Frame 1 (no input): blank canvas, image omitted
Frame 60 (the mouse pressed at the canvas centre just before this capture): blank canvas, image omitted
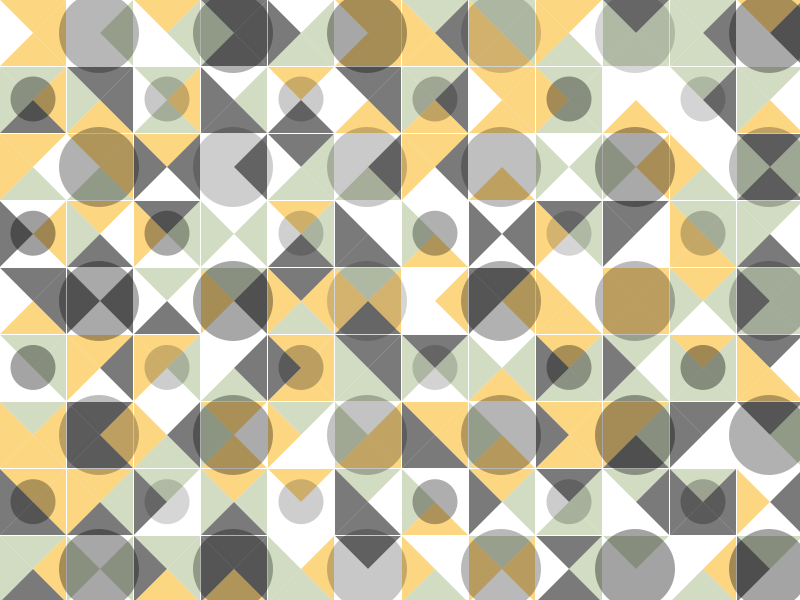
Frame 120 (the mouse held since frame 60 and released just before this capture)

The Processing sketch whose frames 1 and 60 were blank and that drew this single picture after the mouse press (run headless with seeded random() and noise(); from frame 60 on, the mouse is pressed at the canvas centre):

// Processing sketch: s05t00isi
// ── s05t00isi.pde
//Expresión digital - Diseño Digital - UDD- 2016.
//Isidora Ordoñez.
//s05t00isi.

/*En este código se ejecuta el certamen 1 del curso hecho con distintas funciones void
las cuales se les agregó una función map para cambiar tamaño o opacidad de las figuras
las cuales son triángulos y tres tipos de círculos que se pueden apreciar individualmente 
presionando las teclas 'a', 's', 'd' y 'f' gracias a un boolean.
 */
 
 
float q;                           //variable 'q'. 
float w;                           //variable 'w'. 
int c;                             //variable 'c'.

int blanco;                        //variable "blanco".

boolean bo;                        //creo boolean 'bo' para triángulo.
boolean bo1;                       //creo boolean 'bo1' para círculo.
boolean bo2;                       //creo boolean 'bo2' para ellipse1.
boolean bo3;                       //creo boolean 'bo3' para ellipse2.

int diametro = 0;                  //creo variable "diámetro".
float tam;                         //creo variable "tam".

color[] colarray = new color[4];   //creo array


void setup() {
  
  size (800, 600);                        //tamaño canvas.   
  bo = true;                              //bo es verdadero.
  bo1 = true;                             //bo1 es verdadero.
  bo2 = true;                             //bo2 es verdadero.
  bo3 = true;                             //bo3 es verdadero.

  q = height/18;                          //defino 'q'.
  w = height/9;                           //defino 'w'.

  frameRate (5);

  colorMode (HSB, 360, 100, 100);         //modo de color a HSB.
  blanco = color (52, 0, 100, 50);        //asigno color blanco a "blanco".

  colarray[0] = color (86, 26.5, 74.1);   //verde.
  colarray[1] = color (41, 93.7, 98.8);   //amarillo.
  colarray[2] = color (0, 0, 100);        //blanco.
  colarray[3] = color (0);                //negro.
}

void draw() {

  background (0, 0, 100);                             //defino background para volver a dibujar.

  for (int x = 0; x <= width; x += width/11.94) {     //for loop triángulo y círculo eje x.   
    for (int y = 0; y <= height; y += height/8.94) {  //for loop triángulo y círculo eje y.

      if (bo == true) {                               //si bo es verdadero...
        triangulo (x, y, color (c));                  //dibuja a función void triángulo.
      } else {                                        //si no...
        bo = false;                                   //bo es falso.
        if ( bo1 == true) {                           //si bo1 es verdadero...
          circulo (x, y, tam, color (blanco));        //dibuja la función círculo.
        } else {                                      //si no...
          bo1 = false;                                //bo1 es falso.
        }
      }
    }
  }
  for (float x = w; x < width; x += width/5.97) {     //for loop ellipse1 en eje x.
    for (int y = 0; y < height; y +=height/4.47) {    //for loop ellipse1 en eje y.
    
      if (bo2 == true) {                              //si el bo2 es verdadero...
        ellipse1 (x, y, diametro, color(0));          //dibuja función ellipse1.
      } else {                                        //si no...
        bo2 = false;                                  //bo2 es falso.
      }
    }
  }
  for (int x = 0; x < width; x += width/5.97) {       //for loop ellipse2 en eje x.
    for (float y = w; y < height; y +=height/4.47) {  //for loop ellipse2 en eje y.
    
      if (bo3 == true) {                              //si bo3 es verdadero...
        ellipse2 (x, y, diametro, color(0));          //dibuja función ellipse2.
      } else {                                        //si no.
        bo3 = false;                                  //bo3 es falso.
      }
    }
  }
}

void triangulo (int posX, int posY, int c) {
  
  float op= map(mouseX, 0, mouseY, 0, 100);                          //map para opacidad, izquierda menos opacidad.

  //triangulo 1 (arriba):
  c = colarray [ (int) random (4) ];                                 //llamo variable color random.
  fill (c, op);                                                      //asigno valor random a relleno.
  noStroke ();                                                       //no línea de contorno.
  triangle (posX, posY, posX + q, posY + q, posX + w, posY );        //creo triángulo 1.

 //triangulo 2 (derecha):
  c = colarray [ (int) random (4) ];                                 //llamo variable color random.
  fill (c, op);                                                      //asigno valor random a relleno.
  triangle (posX, posY, posX + q, posY + q, posX, posY + w);         //creo triángulo 2.

 //triangulo 3(izquierda):
  c = colarray [ (int) random (4) ];                                 //llamo variable color random.
  fill (c, op);                                                      //asigno valor random a relleno.
  triangle (posX + w, posY, posX + q, posY + q, posX + w, posY + w); //creo triángulo 3.

 //triangulo 4(abajo):
  c = colarray [ (int) random (4) ];                                 //llamo nuevamente variable color random.
  fill (c, op);                                                      //asigno valor random a relleno.
  triangle (posX, posY + w, posX + q, posY + q, posX + w, posY + w); //creo triángulo 4.
}


void circulo (float posX, float posY, float tam, float col) {

  if (width >= height) {                              //si el ancho es mayor o igual al alto...
    diametro = height/8;                              //diámetro es igual al alto/8.
  } else {                                            //si no...
    diametro = width/11;                              //el diámetro es igual al ancho/11.
  }

  //ellipse: 
  c = colarray [ (int) random (4) ];                //llamo variable color random.
  fill (0, (int) random (40, 100));                 //asigno valor random a relleno.
  ellipse (posX + q, posY + q, diametro, diametro); //creo una ellipse.
}


void ellipse1(float posX, float posY, float tam, color col) {

  tam = map(mouseX, 0, mouseY, 0, 60);    //función map para tamaño.

 //elipse:
  c = colarray [ (int) random (4) ];      //llamo variable color random.
  fill (0, (int) random (40, 100));       //asigno valor random a relleno.
  ellipse (posX+q, posY+q, tam, tam);     //creo una ellipse.
}


void ellipse2(float posX, float posY, float tam, color col) {

  tam = map(mouseY, 0, mouseX, 0, 60);   //función map para tamaño que funciona al revés de la anterior.

 //ellipse:
  c = colarray [ (int) random (4) ];     //llamo variable color random.
  fill (0, (int) random (40, 100));      //asigno valor random a relleno.
  ellipse (posX+q, posY+q, tam, tam);    //creo una ellipse.
}


void keyPressed() {
  
  if (key == 'a') {  //si presiono 'a'...
    bo = !bo;        //bo es igual a su inverso.
  }
  if (key == 's') {  //si presiono 's'...
    bo1 = !bo1;       //bo1 es igual a su inverso.
  }
  if (key == 'd') {  //si presiono 'd'...
    bo2 = !bo2;      //bo2 es igual a su inverso.
  }
  if (key == 'f') {  //si presiono 'f'...
    bo3 = !bo3;      //bo3 es igual a su inverso.
  }
}
